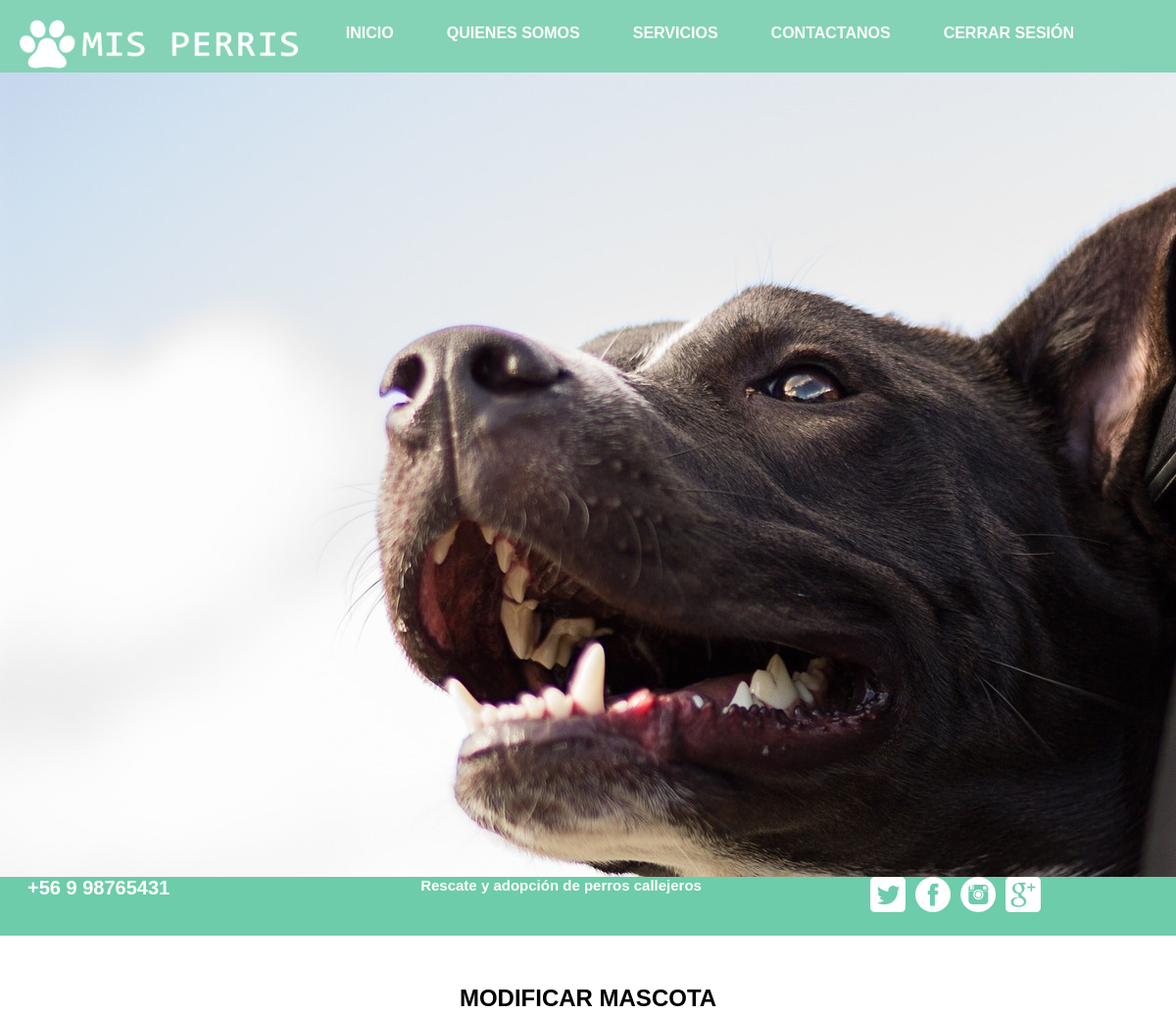
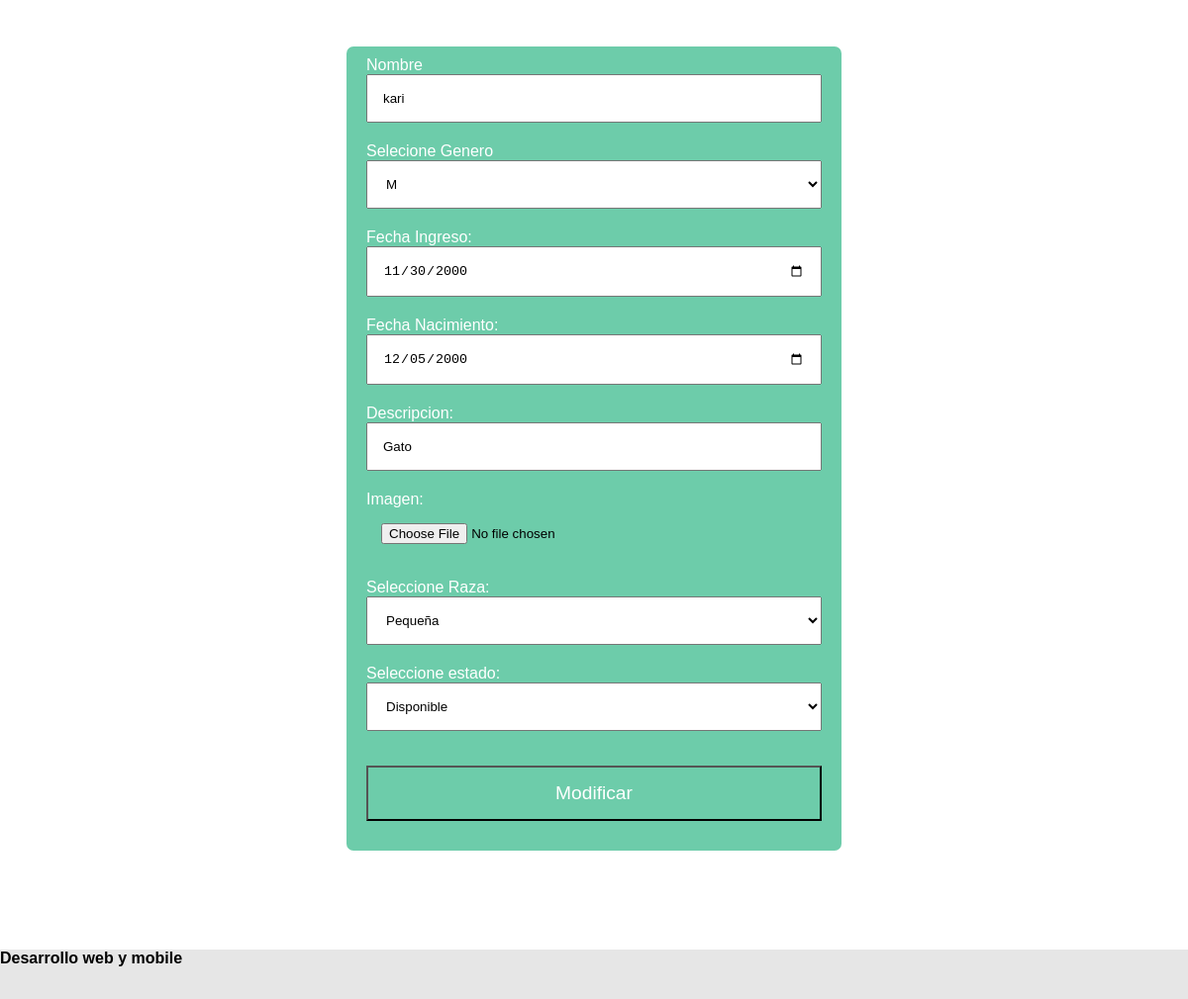
/modificar_mascota/3/ (signed in), run on the app's committed database (2 pictures, top to bottom).
### core/models.py (models this page shows, shortened)
class Mascota(models.Model):
    nombre = models.CharField(max_length=50)
    genero = models.CharField(max_length=50)
    fechaIngreso = models.DateField(max_length=10)
    fechaNacimiento = models.DateField(max_length=10)
    descripcion = models.CharField(max_length=50)
    model_pic = models.ImageField(upload_to = 'pic_folder/')
    raza = models.ForeignKey(Raza, on_delete=models.CASCADE)
    tipo = models.ForeignKey(Tipo, on_delete=models.CASCADE)
    def formato_fechaIngreso(self):
        return self.fechaIngreso.strftime("%Y-%m-%d")
    def formato_fechaNacimiento(self):
        return self.fechaNacimiento.strftime("%Y-%m-%d")
    class Meta:
        verbose_name = "Mascota"
        verbose_name_plural = "Mascotas"

class Raza(models.Model):
    raza = models.CharField(max_length=50)

class Tipo(models.Model):
    tipo = models.CharField(max_length=50)

### core/views.py (the view, shortened to what this page needs)
# urls.py: path('modificar_mascota/<id>/', modificar_mascota, name="api_modificar_mascota"),
@login_required
def modificar_mascota(request, id):
    raza = Raza.objects.all()
    tipo = Tipo.objects.all()
    mascota = Mascota.objects.get(id=id)
    variables = {
        'raza':raza,
        'tipo':tipo,
        'mascota':mascota
    }
    return render(request, 'core/modificar_mascota.html', variables)

### core/templates/core/modificar_mascota.html (shortened to what this page needs)
{% extends 'core/base.html' %}
{% load static %}
{% block contenido %}
<div class="contact-main">
        <h2 class="subhead">Modificar Mascota</h2>
<form action="" method="post"  id="formularioMascota" >
    <label for="">Nombre</label>
    <input type="text" name="nombre" id="nombre" onkeypress='return soloLetras(event)' placeholder="NOMBRE" value="{{ mascota.nombre }}">
    <label for="">Selecione Genero</label>
    <select value="{{ mascota.genero }}">
                <option>M</option>
    </select>
    <label for="">Fecha Ingreso:</label>
    <input type="date" name="fechaIngreso" id="fechaIngreso"  value="{{ mascota.formato_fechaIngreso }}">
    <label for="">Fecha Nacimiento:</label>
    <input type="date" name="fechaNacimiento" id="fechaNacimiento"  value="{{ mascota.formato_fechaNacimiento }}">
    <label for="">Descripcion:</label>
    <input type="text" name="descripcion" id="descripcion"  value="{{ mascota.descripcion }}">
    <label for="">Imagen:</label>
    <input id="id_image" type="file" class="" name="image"  value="{{ mascota.imagen }}">
    <label for="">Seleccione Raza:</label>
    <select name="cboRaza" id="cboRaza">
            {% for r in raza %}
                <option
                {% if r.id == mascota.raza.id %}
                {{ 'selected' }}
                {% endif %}
                value="{{ r.id }}">{{ r.raza }}</option>
            {% endfor %}
    </select>
    <label for="">Seleccione estado:</label>
    <select name="cboTipo" id="cboTipo">
            {% for r in tipo %}
                <option
                {% if r.id == mascota.tipo.id %}
                {{ 'selected' }}
                {% endif %}
                value="{{ r.id }}">{{ r.tipo }}</option>
            {% endfor %}
    </select>
    <input type="submit" value="Modificar" id="BOTONA">
</form>
</div>
{% endblock contenido %}

### core/static/core/css/Estilos.css (style rules this page uses)
* { margin: 0; padding: 0; }
.contenido > div { width: 100%; }
.contact-main form { width: 500px; margin: auto; background: rgba(255,255,255,20); background: #6DCCAA; padding: 10px 20px; box-sizing: border-box; margin-top: 50px; margin-bottom: 80px; border-radius: 7px; }
.contact-main input, textarea, select { width: 100%; margin-bottom: 20px; padding: 15px; box-sizing: border-box; }
.contact-main label { color: white; font-family: 'Franklin Gothic Medium', 'Arial Narrow', Arial, sans-serif; }
#BOTONA { background: #6DCCAA; color:white; margin-top: 15px; padding: 15px; font-family: 'Franklin Gothic Medium', 'Arial Narrow', Arial, sans-serif; font-size: larger; }
.subhead { font-weight: bold; font-family: 'Gill Sans', 'Gill Sans MT', Calibri, 'Trebuchet MS', sans-serif; text-transform: uppercase; color: black; margin-top: 30px; text-align: center; }

### data on the page
Mascota: nombre "kari", genero "M", fechaIngreso "11/30/2000", fechaNacimiento "12/05/2000", descripcion "Gato", cboRaza "Pequeña", cboTipo "Disponible"
